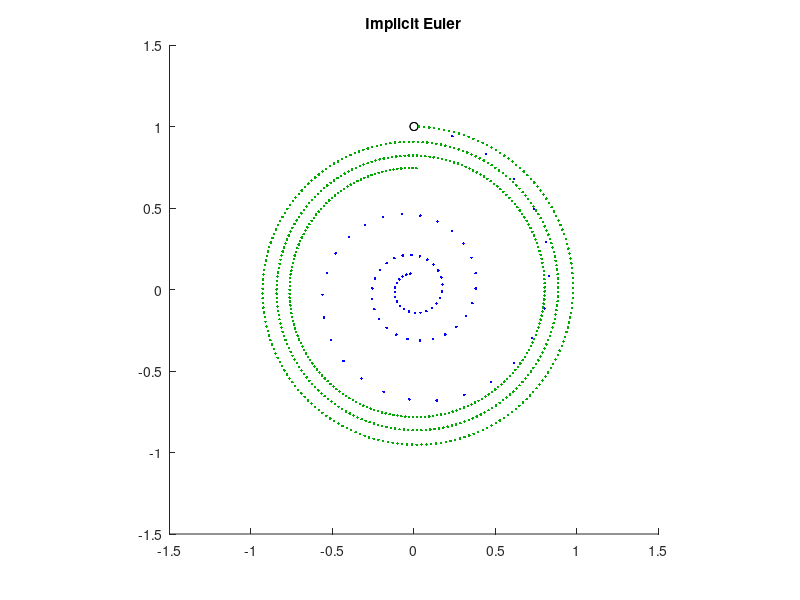

Source code (MATLAB):
clf
axis(1.5*[-1 1 -1 1])
axis square
bg = 'blue';

I = eye(2);
A = [0 1; -1 0];
for h = [1/4 1/32]
   x = [0 1]';
   line(x(1),x(2),'marker','o','color','k')
   for t = 0:h:6*pi
      x = (I - h*A)\x;
      line(x(1),x(2),'marker','.','color',bg)
   end
   bg = [0 2/3 0];
end
title('Implicit Euler')
